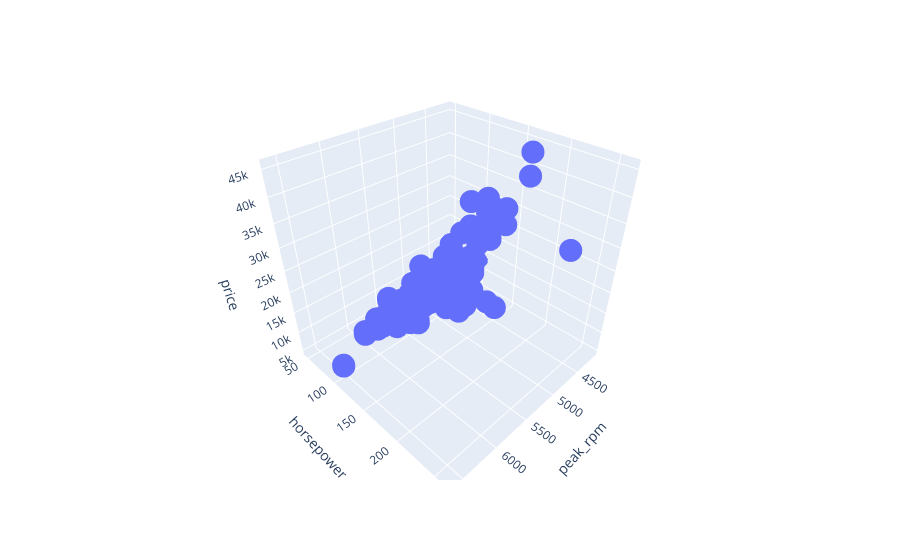

Write notebook code for a chart like this one.
### Code cell
#3d scatter plot
fig3d = px.scatter_3d(auto, x="peak_rpm", y="horsepower", z="price")
fig3d.show()

### Figure 1 — Plotly figure (JSON) as saved in the notebook; plotly's stock layout.template omitted (floating-point values rounded to 4 significant figures; data arrays with more than 128 entries replaced by an {"elided": "..."} marker saying what was removed)
{"data": [{"hovertemplate": "peak_rpm=%{x}<br>horsepower=%{y}<br>price=%{z}<extra></extra>", "legendgroup": "", "marker": {"color": "#636efa", "symbol": "circle"}, "mode": "markers", "name": "", "scene": "scene", "showlegend": false, "type": "scatter3d", "x": {"elided": "201 int values"}, "y": {"elided": "201 int values"}, "z": {"elided": "201 int values"}}], "layout": {"legend": {"tracegroupgap": 0}, "margin": {"t": 60}, "scene": {"domain": {"x": [0, 1], "y": [0, 1]}, "xaxis": {"title": {"text": "peak_rpm"}}, "yaxis": {"title": {"text": "horsepower"}}, "zaxis": {"title": {"text": "price"}}}}}
